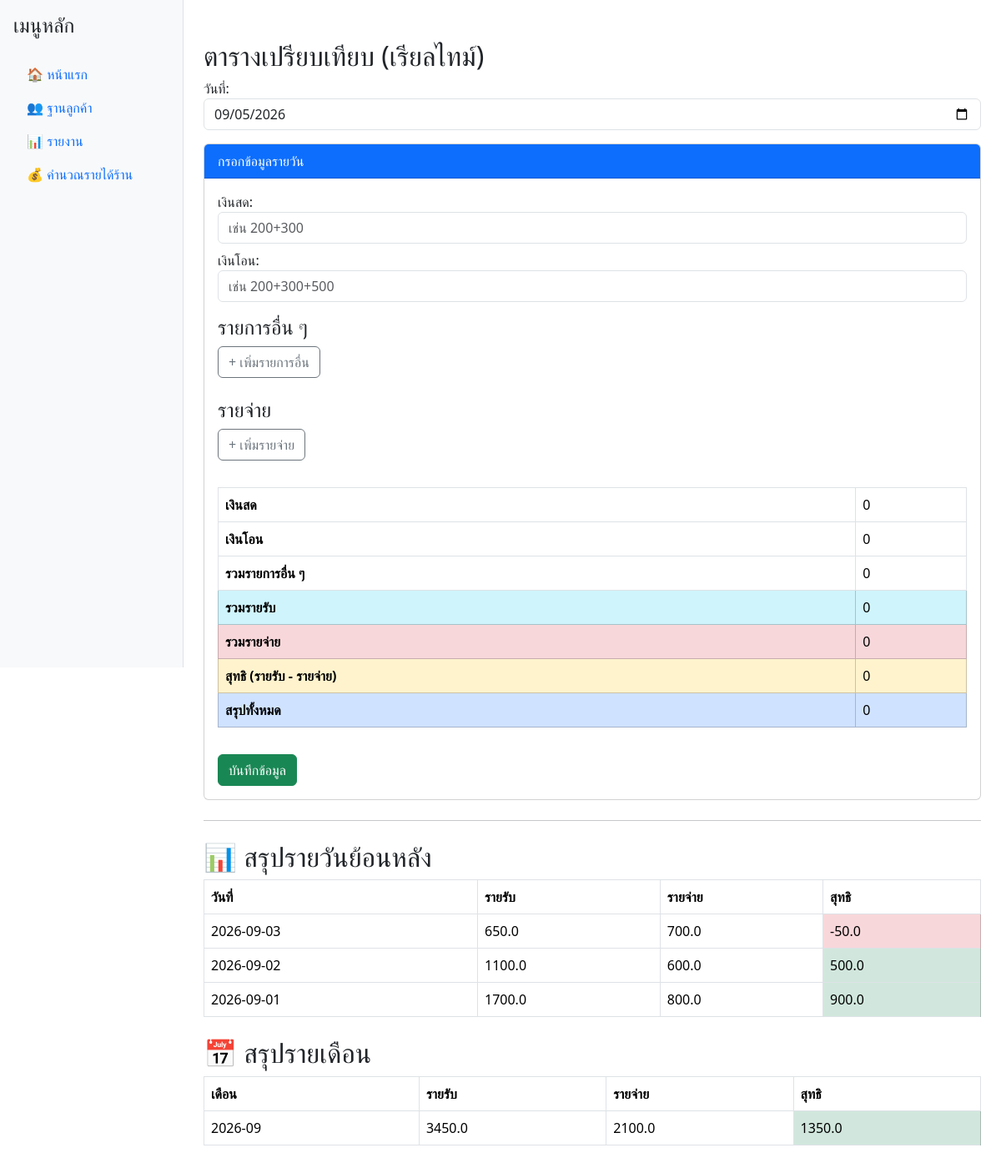
The app's page /compare_realtime with its own data.
### tables this page shows
CREATE TABLE reports (
    id INTEGER PRIMARY KEY AUTOINCREMENT,
    date TEXT NOT NULL,
    cash REAL DEFAULT 0,       -- เงินสด
    transfer REAL DEFAULT 0,   -- เงินโอน
    other REAL DEFAULT 0,      -- รายการอื่น ๆ
    expense REAL DEFAULT 0,    -- รายจ่ายรวม
    income REAL DEFAULT 0,     -- รายรับรวม
    net REAL DEFAULT 0         -- สุทธิ (รายรับ - รายจ่าย)
);

### app.py (the view)
@app.route('/compare_realtime')
def compare_realtime():
    with get_db_connection() as conn:
        reports = conn.execute("SELECT * FROM reports ORDER BY date DESC").fetchall()
        monthly_reports = []
        months = conn.execute("SELECT substr(date,1,7) as month FROM reports GROUP BY month ORDER BY month DESC").fetchall()
        for m in months:
            month_income = conn.execute("SELECT SUM(income) FROM reports WHERE substr(date,1,7)=?", (m['month'],)).fetchone()[0] or 0
            month_expense = conn.execute("SELECT SUM(expense) FROM reports WHERE substr(date,1,7)=?", (m['month'],)).fetchone()[0] or 0
            monthly_reports.append({
                "month": m['month'],
                "income": month_income,
                "expense": month_expense,
                "net": month_income - month_expense
            })
    return render_template('compare_realtime.html',
                           reports=reports,
                           monthly_reports=monthly_reports,
                           current_date=date.today().strftime("%Y-%m-%d"))

### app.py (called while the page is built)
def get_db_connection():
    conn = sqlite3.connect('database.db')
    conn.row_factory = sqlite3.Row
    return conn

### templates/compare_realtime.html (shortened to what this page needs)
{% extends "base.html" %}
{% block content %}
<h2 class="mt-4">ตารางเปรียบเทียบ (เรียลไทม์)</h2>
<label>วันที่:</label>
<input type="date" id="report_date" class="form-control mb-3" value="{{ current_date }}">
<div class="card mb-4">
  <div class="card-header bg-primary text-white">กรอกข้อมูลรายวัน</div>
  <div class="card-body">
    <label>เงินสด:</label>
    <input type="text" id="cash_income" class="form-control mb-2" placeholder="เช่น 200+300">
    <label>เงินโอน:</label>
    <input type="text" id="transfer_income" class="form-control mb-2" placeholder="เช่น 200+300+500">
    <h4 class="mt-3">รายการอื่น ๆ</h4>
    <button type="button" id="btn-add-other" class="btn btn-outline-secondary mb-2">+ เพิ่มรายการอื่น</button>
    <h4 class="mt-3">รายจ่าย</h4>
    <button type="button" id="btn-add-expense" class="btn btn-outline-secondary mb-2">+ เพิ่มรายจ่าย</button>
    <table class="table table-bordered mt-4">
      <tr><th>เงินสด</th><td id="cash_total">0</td></tr>
      <tr><th>เงินโอน</th><td id="transfer_total">0</td></tr>
      <tr><th>รวมรายการอื่น ๆ</th><td id="other_total">0</td></tr>
      <tr class="table-info"><th>รวมรายรับ</th><td id="income_total">0</td></tr>
      <tr class="table-danger"><th>รวมรายจ่าย</th><td id="expense_total">0</td></tr>
      <tr class="table-warning"><th>สุทธิ (รายรับ - รายจ่าย)</th><td id="net_total">0</td></tr>
      <tr class="table-primary"><th>สรุปทั้งหมด</th><td id="transfer_minus_expense">0</td></tr>
    </table>
    <button type="button" class="btn btn-success mt-3" onclick="saveReport()">บันทึกข้อมูล</button>
  </div>
</div>
<hr>
<h2 class="mt-4">📊 สรุปรายวันย้อนหลัง</h2>
<table class="table table-bordered">
  <thead>
    <tr><th>วันที่</th><th>รายรับ</th><th>รายจ่าย</th><th>สุทธิ</th></tr>
  </thead>
  <tbody>
    {% for r in reports %}
    <tr>
      <td>{{ r['date'] }}</td>
      <td>{{ r['income'] }}</td>
      <td>{{ r['expense'] }}</td>
      <td class="{% if r['net'] >= 0 %}table-success{% else %}table-danger{% endif %}">
        {{ r['net'] }}
      </td>
    </tr>
    {% endfor %}
  </tbody>
</table>
<h2 class="mt-4">📅 สรุปรายเดือน</h2>
<table class="table table-bordered">
  <thead>
    <tr><th>เดือน</th><th>รายรับ</th><th>รายจ่าย</th><th>สุทธิ</th></tr>
  </thead>
  <tbody>
    {% for m in monthly_reports %}
    <tr>
      <td>{{ m['month'] }}</td>
      <td>{{ m['income'] }}</td>
      <td>{{ m['expense'] }}</td>
      <td class="{% if m['net'] >= 0 %}table-success{% else %}table-danger{% endif %}">
        {{ m['net'] }}
      </td>
    </tr>
    {% endfor %}
  </tbody>
</table>
{% endblock %}

### records on screen
reports: date "2026-09-03", income "650.0", expense "700.0", net "-50.0"
reports: date "2026-09-02", income "1100.0", expense "600.0", net "500.0"
reports: date "2026-09-01", income "1700.0", expense "800.0", net "900.0"

### other values on screen
{{ m['month'] }} "2026-09"
{{ m['income'] }} "3450.0"
{{ m['expense'] }} "2100.0"
{{ m['net'] }} "1350.0"
